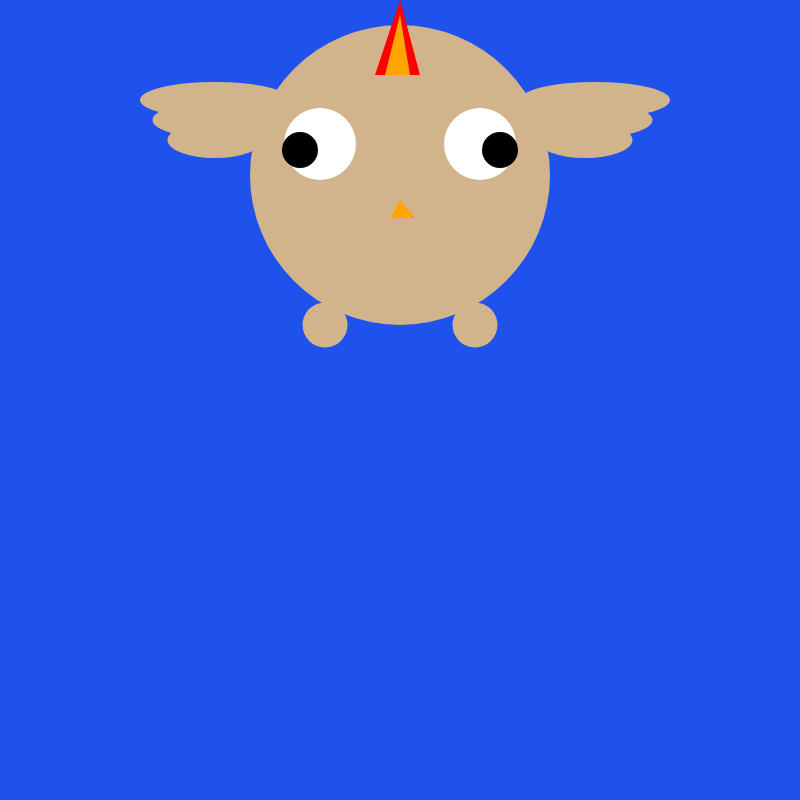
Frame 1 (no input)
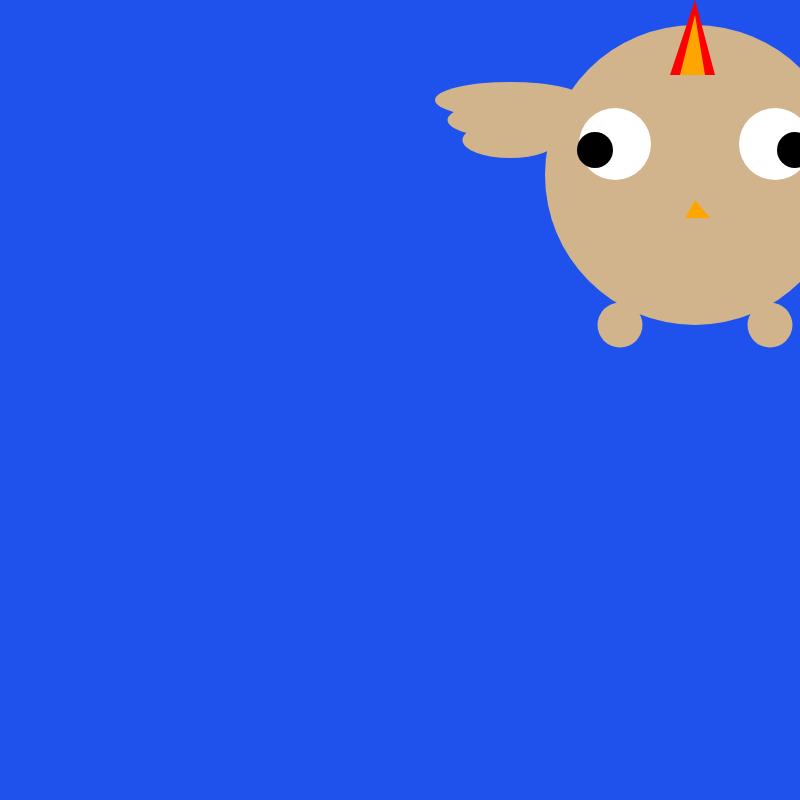
Frame 60 (no input)
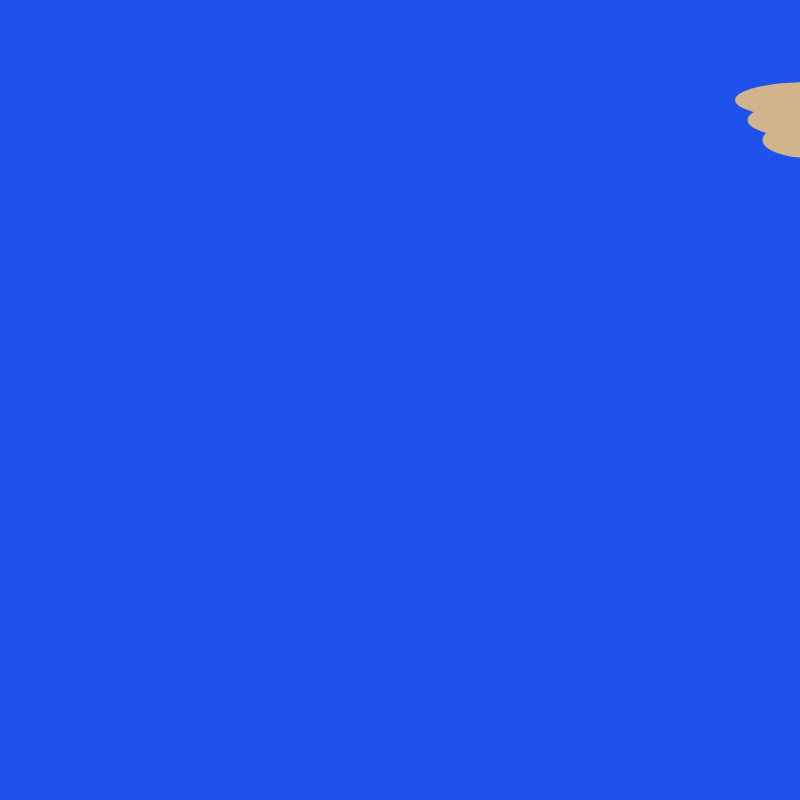
Frame 120 (the mouse pressed at the canvas centre since frame 60)

The p5.js sketch that drew these frames (run headless with seeded random() and noise() and a simulated clock; from frame 60 on, the mouse is pressed at the canvas centre):

// p5.js sketch
// ── sketch.js

var x = 0;

function setup() {
  // put setup code here
  createCanvas(800,800);
}

function draw() {
  // put drawing code here
  background('black');
push();
  translate(x,0);
  carol();
  pop();

  x+= 5;
  if (x > width) {
    x = -400;
  }
}


function carol() {
  noStroke()
  background('black');
  fill('red');
  rect(0, 320, 800, 90);

 fill('tan');
  ellipse (400, 175, 300, 300);
  /*fill(204);
  quad(189, 18, 216, 18, 216, 360, 144, 360);
  */
  fill('white');
  ellipse(320, 144, 72, 72);

  fill('white');
  ellipse(480, 144, 72, 72);

  fill('black');
  ellipse(480, 144, 65, 65);

  fill('black');
  ellipse(320, 144, 65, 65);

  fill('red');
  triangle(400, 0, 375, 75, 420, 75);

  fill('orange');
  triangle(400, 15, 385, 75, 410, 75);

  fill('tan');
  ellipse(325, 325, 45, 45);

  fill('tan');
  ellipse(475, 325, 45, 45);

  fill('tan');
  ellipse(595, 100, 150, 36);

  fill('tan');
  ellipse(590, 120, 125, 36);

  fill('tan');
  ellipse(585, 140, 95, 36);

  fill('tan');
  ellipse(215, 140, 95, 36);

  fill('tan');
  ellipse(215, 120, 125, 36);

  fill('tan');
  ellipse(215, 100, 150, 36);

  fill('orange');
  triangle(400, 200, 390, 218, 415, 218);

  fill('orange');
  triangle(390, 218, 409, 236, 415, 218);

  fill('white');
  triangle(395, 216, 400, 206, 410, 216);

  fill('white');
  triangle(395, 216, 406, 232, 410, 216);



background('#1f52ed');
  noStroke();

  /*fill(204);
  triangle(18, 18, 18, 360, 81, 360);
  */



 fill('tan');
  ellipse (400, 175, 300, 300);
  /*fill(204);
  quad(189, 18, 216, 18, 216, 360, 144, 360);
  */
  fill('white');
  ellipse(320, 144, 72, 72);

  fill('white');
  ellipse(480, 144, 72, 72);

  fill('black');
  ellipse(500, 150, 36, 36);

  fill('black');
  ellipse(300, 150, 36, 36);

  fill('red');
  triangle(400, 0, 375, 75, 420, 75);

  fill('orange');
  triangle(400, 15, 385, 75, 410, 75);

  fill('tan');
  ellipse(325, 325, 45, 45);

  fill('tan');
  ellipse(475, 325, 45, 45);

  fill('tan');
  ellipse(595, 100, 150, 36);

  fill('tan');
  ellipse(590, 120, 125, 36);

  fill('tan');
  ellipse(585, 140, 95, 36);

  fill('tan');
  ellipse(215, 140, 95, 36);

  fill('tan');
  ellipse(215, 120, 125, 36);

  fill('tan');
  ellipse(215, 100, 150, 36);

  fill('orange');
  triangle(400, 200, 390, 218, 415, 218);




}
